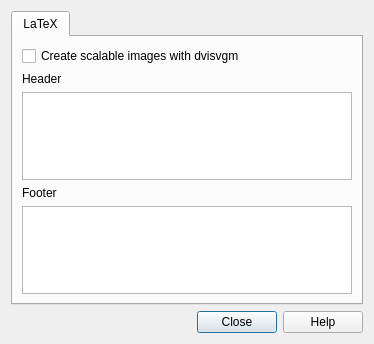
<?xml version="1.0" encoding="UTF-8"?>
<ui version="4.0">
 <class>Dialog</class>
 <widget class="QDialog" name="Dialog">
  <property name="windowModality">
   <enum>Qt::ApplicationModal</enum>
  </property>
  <property name="geometry">
   <rect>
    <x>0</x>
    <y>0</y>
    <width>374</width>
    <height>344</height>
   </rect>
  </property>
  <property name="windowTitle">
   <string/>
  </property>
  <layout class="QVBoxLayout" name="verticalLayout_2">
   <item>
    <widget class="QTabWidget" name="qtabwidget">
     <property name="styleSheet">
      <string notr="true">background:url(:/icons/Mainwindow_bg.jpg)</string>
     </property>
     <property name="currentIndex">
      <number>0</number>
     </property>
     <widget class="QWidget" name="tab">
      <attribute name="title">
       <string>LaTeX</string>
      </attribute>
      <layout class="QVBoxLayout" name="verticalLayout">
       <item>
        <widget class="QCheckBox" name="latexsvg">
         <property name="text">
          <string>Create scalable images with dvisvgm</string>
         </property>
        </widget>
       </item>
       <item>
        <widget class="QLabel" name="label_6">
         <property name="text">
          <string>Header</string>
         </property>
        </widget>
       </item>
       <item>
        <widget class="QTextEdit" name="latexHeader">
         <property name="tabChangesFocus">
          <bool>true</bool>
         </property>
        </widget>
       </item>
       <item>
        <widget class="QLabel" name="label_7">
         <property name="text">
          <string>Footer</string>
         </property>
        </widget>
       </item>
       <item>
        <widget class="QTextEdit" name="latexFooter">
         <property name="tabChangesFocus">
          <bool>true</bool>
         </property>
        </widget>
       </item>
      </layout>
     </widget>
    </widget>
   </item>
   <item>
    <widget class="QDialogButtonBox" name="buttonBox">
     <property name="orientation">
      <enum>Qt::Horizontal</enum>
     </property>
     <property name="standardButtons">
      <set>QDialogButtonBox::Close|QDialogButtonBox::Help</set>
     </property>
    </widget>
   </item>
  </layout>
 </widget>
 <tabstops>
  <tabstop>qtabwidget</tabstop>
  <tabstop>buttonBox</tabstop>
  <tabstop>latexHeader</tabstop>
  <tabstop>latexFooter</tabstop>
 </tabstops>
 <resources/>
 <connections>
  <connection>
   <sender>buttonBox</sender>
   <signal>accepted()</signal>
   <receiver>Dialog</receiver>
   <slot>accept()</slot>
   <hints>
    <hint type="sourcelabel">
     <x>275</x>
     <y>442</y>
    </hint>
    <hint type="destinationlabel">
     <x>157</x>
     <y>274</y>
    </hint>
   </hints>
  </connection>
  <connection>
   <sender>buttonBox</sender>
   <signal>rejected()</signal>
   <receiver>Dialog</receiver>
   <slot>reject()</slot>
   <hints>
    <hint type="sourcelabel">
     <x>343</x>
     <y>442</y>
    </hint>
    <hint type="destinationlabel">
     <x>286</x>
     <y>274</y>
    </hint>
   </hints>
  </connection>
 </connections>
</ui>
